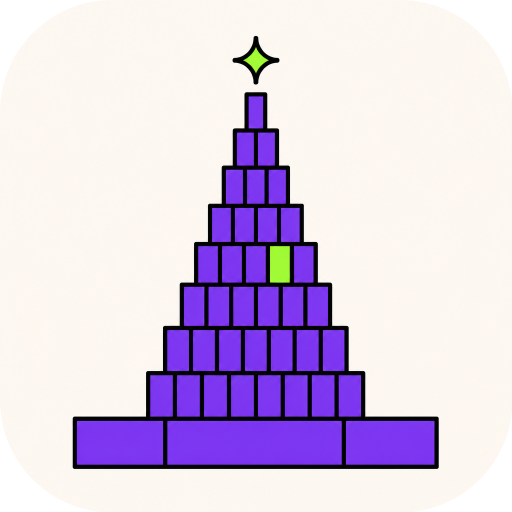
#> input picture brand/export/prism-app-1024.png, 1024 x 1024 px (shown at 1/2 size)
$ python -i export_assets.py   (imports and definitions only)
#> lines starting #> are read from the running program, lines starting #| are printed output that depends on the picture
#!/usr/bin/env python3
"""Export Prism brand assets from the provided source logo PNG."""

from __future__ import annotations

import json
import shutil
import subprocess
import sys
from pathlib import Path

ROOT = Path(__file__).resolve().parent
SOURCE = ROOT / "source" / "prism-logo.png"
EXPORT_DIR = ROOT / "export"
WEBSITE_PUBLIC = ROOT.parent / "website" / "public"
MACOS_ASSETS = ROOT.parent / "macos" / "DatasetAnalysisMCP" / "Assets.xcassets"


# [25 lines left out: functions load_image, remove_cream_background, resize, not called in this run]


def save_png(image, path: Path) -> None:
    path.parent.mkdir(parents=True, exist_ok=True)
    image.save(path, format="PNG")


# [45 lines left out: functions create_og_image, create_app_icon, write_imageset, not called in this run]


def write_appiconset(icon_1024: Path) -> None:
#> called with icon_1024 = 'export/prism-app-1024.png'
    from PIL import Image

    appiconset = MACOS_ASSETS / "AppIcon.appiconset"
    appiconset.mkdir(parents=True, exist_ok=True)
    sizes = [16, 32, 64, 128, 256, 512, 1024]
    for size in sizes:
        img = Image.open(icon_1024).convert("RGBA")
#> img is the input picture: PIL image 1024x1024 RGBA; mean R, G, B, A 206.8, 191.5, 216.3, 244.7
        img = img.resize((size, size), Image.Resampling.LANCZOS)
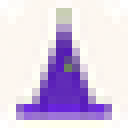
#> img: PIL image 16x16 RGBA (shown 8 times larger); mean R, G, B, A 212.6, 197.5, 222.7, 245.2; transparent parts drawn white
        img.save(appiconset / f"icon_{size}.png")

    images = [
        {"size": "16x16", "idiom": "mac", "filename": "icon_16.png", "scale": "1x"},
        {"size": "16x16", "idiom": "mac", "filename": "icon_32.png", "scale": "2x"},
        {"size": "32x32", "idiom": "mac", "filename": "icon_32.png", "scale": "1x"},
        {"size": "32x32", "idiom": "mac", "filename": "icon_64.png", "scale": "2x"},
        {"size": "128x128", "idiom": "mac", "filename": "icon_128.png", "scale": "1x"},
        {"size": "128x128", "idiom": "mac", "filename": "icon_256.png", "scale": "2x"},
        {"size": "256x256", "idiom": "mac", "filename": "icon_256.png", "scale": "1x"},
        {"size": "256x256", "idiom": "mac", "filename": "icon_512.png", "scale": "2x"},
        {"size": "512x512", "idiom": "mac", "filename": "icon_512.png", "scale": "1x"},
        {"size": "512x512", "idiom": "mac", "filename": "icon_1024.png", "scale": "2x"},
    ]
    (appiconset / "Contents.json").write_text(
        json.dumps({"images": images, "info": {"author": "xcode", "version": 1}}, indent=2),
        encoding="utf-8",
    )


# [70 lines left out: functions build_icns, main, not called in this run]


# [2 lines not run here, left out]

>>> result = write_appiconset('export/prism-app-1024.png')
